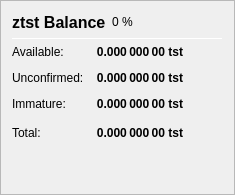
                   <widget class="QFrame" name="frame_ZerocoinBalances">
                    <property name="frameShape">
                     <enum>QFrame::StyledPanel</enum>
                    </property>
                    <property name="frameShadow">
                     <enum>QFrame::Raised</enum>
                    </property>
                    <layout class="QVBoxLayout" name="verticalLayout_7">
                     <item>
                      <layout class="QHBoxLayout" name="horizontalLayout_8" stretch="0,0,0">
                       <item>
                        <widget class="QLabel" name="label_5z_3">
                         <property name="minimumSize">
                          <size>
                           <width>0</width>
                           <height>20</height>
                          </size>
                         </property>
                         <property name="font">
                          <font>
                           <pointsize>12</pointsize>
                           <weight>75</weight>
                           <bold>true</bold>
                          </font>
                         </property>
                         <property name="text">
                          <string>ztst Balance</string>
                         </property>
                        </widget>
                       </item>
                       <item>
                        <widget class="QLabel" name="labelztstPercent">
                         <property name="text">
                          <string notr="true">0 %</string>
                         </property>
                        </widget>
                       </item>
                       <item>
                        <spacer name="horizontalSpacer_11">
                         <property name="orientation">
                          <enum>Qt::Horizontal</enum>
                         </property>
                         <property name="sizeHint" stdset="0">
                          <size>
                           <width>40</width>
                           <height>20</height>
                          </size>
                         </property>
                        </spacer>
                       </item>
                      </layout>
                     </item>
                     <item>
                      <widget class="Line" name="line_ZerocoinBalance">
                       <property name="minimumSize">
                        <size>
                         <width>0</width>
                         <height>1</height>
                        </size>
                       </property>
                       <property name="maximumSize">
                        <size>
                         <width>16777215</width>
                         <height>1</height>
                        </size>
                       </property>
                       <property name="orientation">
                        <enum>Qt::Horizontal</enum>
                       </property>
                      </widget>
                     </item>
                     <item>
                      <layout class="QGridLayout" name="gridLayout_5">
                       <property name="spacing">
                        <number>12</number>
                       </property>
                       <item row="1" column="0">
                        <widget class="QLabel" name="labelzBalanceMatureText">
                         <property name="toolTip">
                          <string>Mature: more than 20 confirmation and more than 1 mint of the same denomination after it was minted.
These ztst are spendable.</string>
                         </property>
                         <property name="text">
                          <string>Available:</string>
                         </property>
                        </widget>
                       </item>
                       <item row="1" column="1">
                        <widget class="QLabel" name="labelzBalanceMature">
                         <property name="font">
                          <font>
                           <weight>75</weight>
                           <bold>true</bold>
                          </font>
                         </property>
                         <property name="toolTip">
                          <string>Mature: more than 20 confirmation and more than 1 mint of the same denomination after it was minted.
These ztst are spendable.</string>
                         </property>
                         <property name="text">
                          <string notr="true">0.000 000 00 tst</string>
                         </property>
                         <property name="alignment">
                          <set>Qt::AlignRight|Qt::AlignTrailing|Qt::AlignVCenter</set>
                         </property>
                        </widget>
                       </item>
                       <item row="2" column="0">
                        <widget class="QLabel" name="labelzBalanceUnconfirmedText">
                         <property name="toolTip">
                          <string>Unconfirmed: less than 20 confirmations
Immature: confirmed, but less than 1 mint of the same denomination after it was minted</string>
                         </property>
                         <property name="text">
                          <string>Unconfirmed:</string>
                         </property>
                        </widget>
                       </item>
                       <item row="2" column="1">
                        <widget class="QLabel" name="labelzBalanceUnconfirmed">
                         <property name="font">
                          <font>
                           <weight>75</weight>
                           <bold>true</bold>
                          </font>
                         </property>
                         <property name="toolTip">
                          <string>Unconfirmed: less than 20 confirmations
Immature: confirmed, but less than 1 mint of the same denomination after it was minted</string>
                         </property>
                         <property name="text">
                          <string notr="true">0.000 000 00 tst</string>
                         </property>
                         <property name="alignment">
                          <set>Qt::AlignRight|Qt::AlignTrailing|Qt::AlignVCenter</set>
                         </property>
                        </widget>
                       </item>
                       <item row="3" column="0">
                        <widget class="QLabel" name="labelzBalanceImmatureText">
                         <property name="toolTip">
                          <string>Unconfirmed: less than 20 confirmations
Immature: confirmed, but less than 1 mint of the same denomination after it was minted</string>
                         </property>
                         <property name="text">
                          <string>Immature:</string>
                         </property>
                        </widget>
                       </item>
                       <item row="3" column="1">
                        <widget class="QLabel" name="labelzBalanceImmature">
                         <property name="font">
                          <font>
                           <weight>75</weight>
                           <bold>true</bold>
                          </font>
                         </property>
                         <property name="toolTip">
                          <string>Unconfirmed: less than 20 confirmations
Immature: confirmed, but less than 1 mint of the same denomination after it was minted</string>
                         </property>
                         <property name="text">
                          <string notr="true">0.000 000 00 tst</string>
                         </property>
                         <property name="alignment">
                          <set>Qt::AlignRight|Qt::AlignTrailing|Qt::AlignVCenter</set>
                         </property>
                        </widget>
                       </item>
                       <item row="4" column="0">
                        <widget class="QLabel" name="labelzBalanceText">
                         <property name="toolTip">
                          <string>Your current ztst balance, unconfirmed and immature ztst included.</string>
                         </property>
                         <property name="text">
                          <string>Total:</string>
                         </property>
                        </widget>
                       </item>
                       <item row="4" column="1">
                        <widget class="QLabel" name="labelzBalance">
                         <property name="font">
                          <font>
                           <weight>75</weight>
                           <bold>true</bold>
                          </font>
                         </property>
                         <property name="cursor">
                          <cursorShape>IBeamCursor</cursorShape>
                         </property>
                         <property name="toolTip">
                          <string>Your current ztst balance, unconfirmed and immature ztst included.</string>
                         </property>
                         <property name="text">
                          <string notr="true">0.000 000 00 tst</string>
                         </property>
                         <property name="alignment">
                          <set>Qt::AlignRight|Qt::AlignTrailing|Qt::AlignVCenter</set>
                         </property>
                         <property name="textInteractionFlags">
                          <set>Qt::LinksAccessibleByMouse|Qt::TextSelectableByKeyboard|Qt::TextSelectableByMouse</set>
                         </property>
                        </widget>
                       </item>
                       <item row="4" column="2">
                        <spacer name="horizontalSpacer_4">
                         <property name="orientation">
                          <enum>Qt::Horizontal</enum>
                         </property>
                         <property name="sizeHint" stdset="0">
                          <size>
                           <width>40</width>
                           <height>20</height>
                          </size>
                         </property>
                        </spacer>
                       </item>
                      </layout>
                     </item>
                     <item>
                      <spacer name="verticalSpacer_4">
                       <property name="orientation">
                        <enum>Qt::Vertical</enum>
                       </property>
                       <property name="sizeHint" stdset="0">
                        <size>
                         <width>20</width>
                         <height>40</height>
                        </size>
                       </property>
                      </spacer>
                     </item>
                    </layout>
                   </widget>
